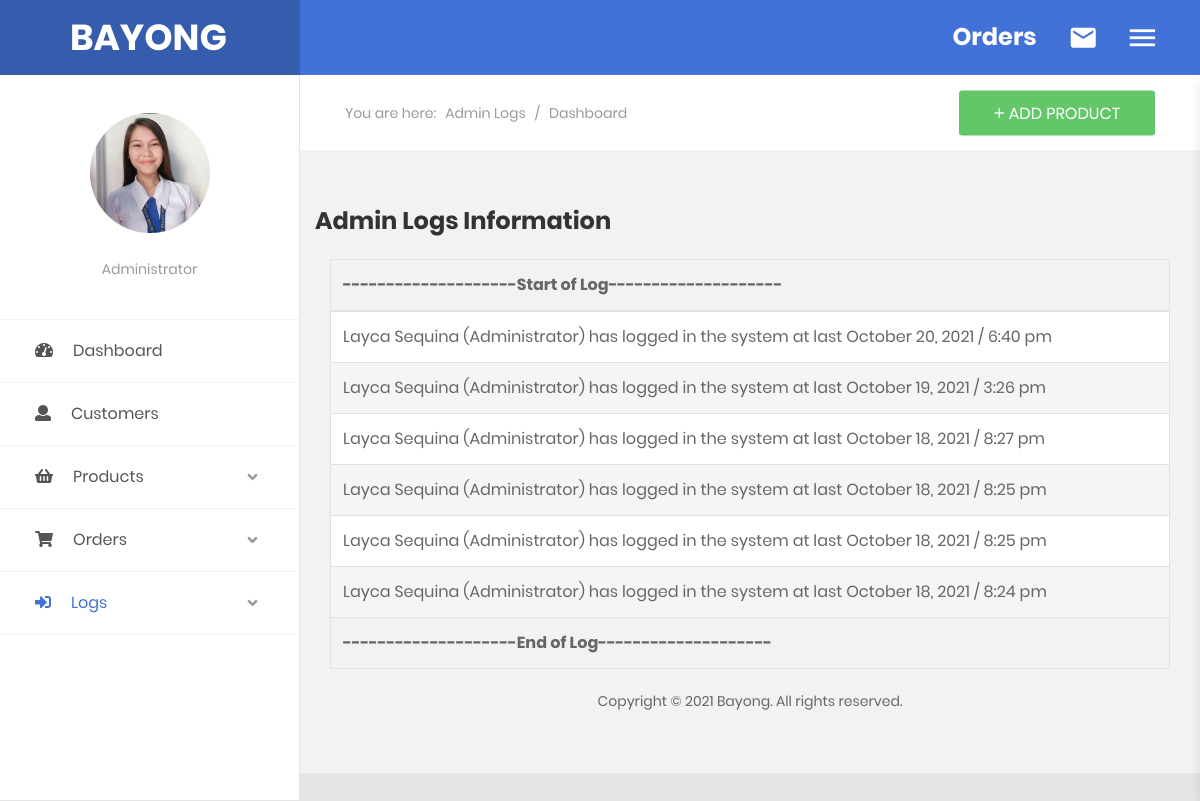
/CoolAdmin/adminLog.php (signed in), run on the app's committed database.
### tables this page shows
CREATE TABLE `logs` (
  `log_id` int(11) NOT NULL,
  `user_id` int(11) NOT NULL,
  `action` varchar(100) NOT NULL,
  `date` datetime NOT NULL
);

### CoolAdmin/adminLog.php (the view, shortened to what this page needs)
<!DOCTYPE html>
<html lang="en">
<head>
    <link href="css/font-face.css" rel="stylesheet" media="all">
    <link href="vendor/font-awesome-4.7/css/font-awesome.min.css" rel="stylesheet" media="all">
    <link href="vendor/font-awesome-5/css/fontawesome-all.min.css" rel="stylesheet" media="all">
    <link href="vendor/mdi-font/css/material-design-iconic-font.min.css" rel="stylesheet" media="all">
    <link href="vendor/bootstrap-4.1/bootstrap.min.css" rel="stylesheet" media="all">
    <link href="vendor/animsition/animsition.min.css" rel="stylesheet" media="all">
    <link href="vendor/bootstrap-progressbar/bootstrap-progressbar-3.3.4.min.css" rel="stylesheet" media="all">
    <link href="vendor/wow/animate.css" rel="stylesheet" media="all">
    <link href="vendor/css-hamburgers/hamburgers.min.css" rel="stylesheet" media="all">
    <link href="vendor/slick/slick.css" rel="stylesheet" media="all">
    <link href="vendor/select2/select2.min.css" rel="stylesheet" media="all">
    <link href="vendor/perfect-scrollbar/perfect-scrollbar.css" rel="stylesheet" media="all">
    <link href="vendor/vector-map/jqvmap.min.css" rel="stylesheet" media="all">
    <link href="css/theme.css" rel="stylesheet" media="all">
    <link href="css/badge2.css" rel="stylesheet" media="all">
    <link href="css/spanbadge.css" rel="stylesheet" media="all">
    <link href="../assets/datatables/dataTables.bootstrap4.css" rel="stylesheet">
</head>
<body class="animsition">
    <div class="page-wrapper">
        <aside class="menu-sidebar2">
            <div class="logo">
               <h1 style="color: white; margin-left: 35px;">BAYONG</h1>
            </div>
            <div class="menu-sidebar2__content js-scrollbar1">
                <div class="account2">
                    <div class="image img-cir img-120">
                        <img src="../assets/img/defaults.jpg" alt="">
                    </div>
                    <a href="customer.php">Administrator</a>
                </div>
                <nav class="navbar-sidebar2">
                    <ul class="list-unstyled navbar__list">
                        <li class="has-sub">
                            <a href="index2.php">
                            <i class="fas fa-tachometer-alt"></i>Dashboard</a>
                        </li>
                        <li>
                            <a href="customer.php">
                                <i class="fas fa-user"></i>Customers</a>
                        </li>
                         <li class="has-sub">
                            <a class="js-arrow" href="#">
                                <i class="fas fa-shopping-basket"></i>Products
                                <span class="arrow">
                                    <i class="fas fa-angle-down"></i>
                                </span>
                            </a>
                        </li>
                        <li class="has-sub">
                            <a class="js-arrow" href="#">
                                <i class="fas fa-shopping-cart"></i>Orders
                                <span class="arrow">
                                    <i class="fas fa-angle-down"></i>
                                </span>
                            </a>
                        </li>
                        <li class="has-sub active">
                            <a class="js-arrow" href="#">
                                <i class="fas fa-sign-in-alt"></i>Logs
                                <span class="arrow">
                                    <i class="fas fa-angle-down"></i>
                                </span>
                            </a>
                        </li>
                    </ul>
                </nav>
            </div>
        </aside>
        <div class="page-container2">
            <header class="header-desktop2">
                <div class="section__content section__content--p30">
                    <div class="container-fluid">
                        <div class="header-wrap2">
                            <div class="header-button2">
                                <div class="header-button-item js-item-menu">
                                    <h3 style="color: white">Orders</h3>
                                </div>
                                <div class="header-button-item js-item-menu">
                                    <i class="zmdi zmdi-email"></i>
                                </div>
                                <div class="header-button-item mr-0 js-sidebar-btn">
                                    <i class="zmdi zmdi-menu"></i>
                                </div>
                            </div>
                        </div>
                    </div>
                </div>
            </header>
            <section class="au-breadcrumb m-t-75">
                <div class="section__content section__content--p30">
                    <div class="container-fluid">
                        <div class="row">
                            <div class="col-md-12">
                                <div class="au-breadcrumb-content">
                                    <div class="au-breadcrumb-left">
                                        <span class="au-breadcrumb-span">You are here:</span>
                                        <ul class="list-unstyled list-inline au-breadcrumb__list">
                                            <li class="list-inline-item active">
                                                <a href="customer.php">Admin Logs</a>
                                            </li>
                                            <li class="list-inline-item seprate">
                                                <span>/</span>
                                            </li>
                                            <li class="list-inline-item">Dashboard</li>
                                        </ul>
                                    </div>
                                    <a class="au-btn au-btn-icon au-btn--green" href="addProduct.php">
                                        <i class="zmdi zmdi-plus"></i>add product</a>
                                </div>
                            </div>
                        </div>
                    </div>
                </div>
            </section>
            <section class="statistic">
                <div class="section__content section__content--p30">
              <div class="tab-pane" id="adminlog" role="tabpanel">
                            <div class="col-md-12 ml-auto mr-auto">
                                <div class="row collections">
                                        <br>
                                        <div class="row">
                                            <div align="center">
                                                <h3>Admin Logs Information</h3>
                                            </div>
                                        </div>
                                      <?php
                                      include('../config/dbconn.php');
                                      ?>
                                      <br><br>
                                        <table id="" class="table table-bordered table-striped">
                                          <thead>
                                            <tr>
                                              <th>--------------------Start of Log--------------------</th>
                                            </tr>
                                          </thead>
                                            <?php
                                                $query=mysqli_query($dbconn,"SELECT * FROM logs NATURAL JOIN admin ORDER BY date DESC")or die(mysqli_error());
                                                while($row=mysqli_fetch_array($query)){
                                            ?>
                                          <tr>
                                            <td><?php echo $row['firstname']." ".$row['lastname']." ".$row['action']." last ".date('F j, Y / g:i a',strtotime($row['date']));?></td>
                                          </tr>
                                                <?php
                                              }
                                            ?>
                                        <tfoot>
                                          <tr>
                                            <th>--------------------End of Log--------------------</th>
                                          </tr>
                                        </tfoot>
                                      </table>
                                </div>
                            </div>
                        </div>
                </div>
            </section>
            <section>
                <div class="container-fluid">
                    <div class="row">
                        <div class="col-md-12">
                            <div class="copyright">
                                <p>Copyright © 2021 Bayong. All rights reserved.</p>
                            </div>
                        </div>
                    </div>
                </div>
            </section>
        </div>
    </div>
</body>
</html>

### data on the page
logs: admin.firstname "Layca", admin.lastname "Sequina", action "(Administrator) has logged in the system at", date "October 20, 2021 / 6:40 pm"
logs: admin.firstname "Layca", admin.lastname "Sequina", action "(Administrator) has logged in the system at", date "October 19, 2021 / 3:26 pm"
logs: admin.firstname "Layca", admin.lastname "Sequina", action "(Administrator) has logged in the system at", date "October 18, 2021 / 8:27 pm"
logs: admin.firstname "Layca", admin.lastname "Sequina", action "(Administrator) has logged in the system at", date "October 18, 2021 / 8:25 pm"
logs: admin.firstname "Layca", admin.lastname "Sequina", action "(Administrator) has logged in the system at", date "October 18, 2021 / 8:25 pm"
logs: admin.firstname "Layca", admin.lastname "Sequina", action "(Administrator) has logged in the system at", date "October 18, 2021 / 8:24 pm"
